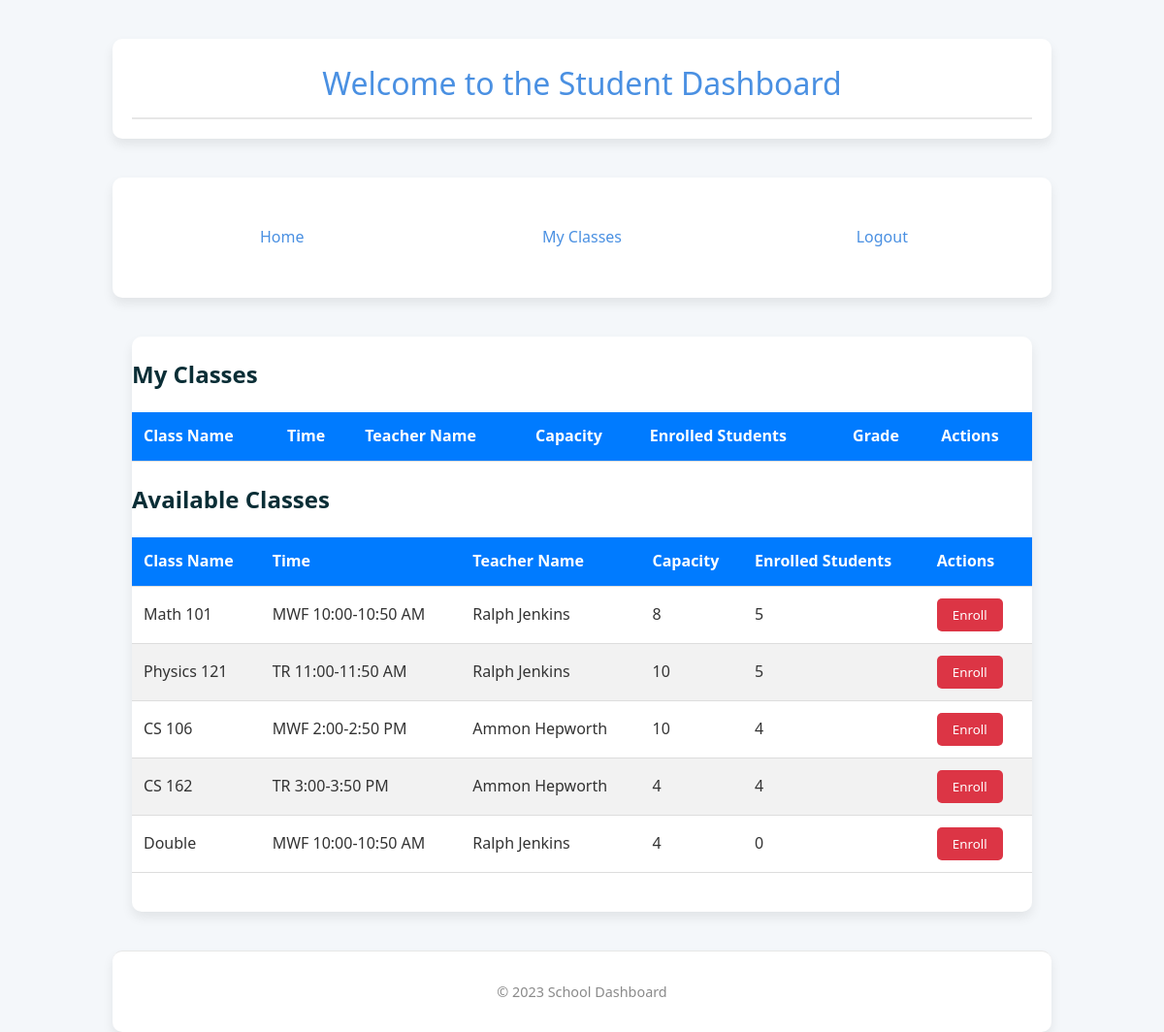
The page /student (signed in) on the database its author committed.
### app/models.py (models this page shows, shortened)
class Course(db.Model):
    id = db.Column(db.Integer, primary_key=True)
    class_name = db.Column(db.String(50), nullable=False)
    time = db.Column(db.String(50), nullable=False)  # Using String for simplicity
    capacity = db.Column(db.Integer, nullable=False)
    teacher_id = db.Column(db.Integer, db.ForeignKey('user.id'), nullable=False)
    @property
    def enrolled_count(self):
        return db.session.query(Enrollment).filter_by(course_id=self.id).count()
    teacher = db.relationship('User', back_populates='taught_courses')
    enrollments = db.relationship('Enrollment', back_populates='course', cascade='all, delete-orphan')

class User(db.Model):
    id = db.Column(db.Integer, primary_key=True)
    name = db.Column(db.String, unique=True, nullable=False)  # renamed from username to name
    type = db.Column(db.String, nullable=False)  # student, teacher
    password = db.Column(db.String(128))
    taught_courses = db.relationship('Course', back_populates='teacher', cascade='all')
    enrollments = db.relationship('Enrollment', back_populates='student', cascade='all, delete-orphan')

### app/views.py (the view)
@views.route('/student')
@login_required
def student_dashboard():
    student_id = session.get('user_id')
    enrolled_classes = Enrollment.query.filter_by(student_id=student_id).join(Course).all()
    enrolled_course_ids = [enrollment.course_id for enrollment in enrolled_classes]
    available_classes = Course.query.filter(~Course.id.in_(enrolled_course_ids)).all()
    return render_template('student/student_landing.html', enrollments=enrolled_classes, courses=available_classes, grades=[e.grade for e in enrolled_classes])

### app/views.py (called while the page is built)
def login_required(f):
    @wraps(f)
    def decorated_function(*args, **kwargs):
        if 'logged_in' not in session:
            return redirect(url_for('auth.login'))
        return f(*args, **kwargs)
    return decorated_function

### app/templates/student/student_landing.html (shortened to what this page needs)
{% extends "base_student.html" %}
{% block content %}
<link rel="stylesheet" href="{{ url_for('static', filename='student_landing.css') }}">
    <h2>My Classes</h2>
    <table>
        <thead>
            <tr>
                <th>Class Name</th>
                <th>Time</th>
                <th>Teacher Name</th>
                <th>Capacity</th>
                <th>Enrolled Students</th>
                <th>Grade</th>
                <th>Actions</th>
            </tr>
        </thead>
    </table>
    <h2>Available Classes</h2>
    <table>
        <thead>
            <tr>
                <th>Class Name</th>
                <th>Time</th>
                <th>Teacher Name</th>
                <th>Capacity</th>
                <th>Enrolled Students</th>
                <th>Actions</th>
            </tr>
        </thead>
        <tbody>
            {% for course in courses %}
            <tr>
                <td>{{ course.class_name }}</td>
                <td>{{ course.time }}</td>
                <td>{{ course.teacher.name }}</td>
                <td>{{ course.capacity }}</td>
                <td>{{ course.enrolled_count }}</td>
                <td>
                    <form action="{{ url_for('views.enroll_class') }}" method="post">
                        <input type="submit" value="Enroll">
                    </form>
                </td>
            </tr>
            {% endfor %}
        </tbody>
    </table>
{% endblock %}

### app/templates/base_student.html (shortened to what this page needs)
<!DOCTYPE html>
<html lang="en">
    <link rel="stylesheet" href="{{ url_for('static', filename='base_student.css') }}">
<head>
</head>
<body>
    <header>
        <h1>Welcome to the Student Dashboard</h1>
    </header>
    <nav>
        <ul>
            <li><a href="{{ url_for('views.student_dashboard') }}">Home</a></li>
            <li><a href="{{ url_for('views.my_classes') }}">My Classes</a></li>
            <li><a href="{{ url_for('auth.logout') }}">Logout</a></li>
        </ul>
    </nav>
    <main>
        {% block content %}{% endblock %}
    </main>
    <footer>
        <p>© 2023 School Dashboard</p>
    </footer>
</body>
</html>

### app/static/base_student.css (style rules this page uses)
body { font-family: 'Segoe UI', Tahoma, Geneva, Verdana, sans-serif; background-color: #f6f7fb; margin: 0; padding: 0; display: flex; flex-direction: column; align-items: center; height: 100vh; }
header, nav, main, footer { width: 80%; max-width: 1200px; margin: 20px 0; background-color: #fff; box-shadow: 0 6px 12px rgba(0, 0, 0, 0.08); padding: 20px; border-radius: 10px; }
header h1 { text-align: center; margin: 0; color: #4a90e2; font-weight: 500; border-bottom: 2px solid #e7e7e7; padding-bottom: 10px; }
nav ul { list-style-type: none; padding: 0; display: flex; justify-content: space-between; }
nav li { margin: 0; flex: 1; text-align: center; }
nav a { display: block; text-decoration: none; color: #4a90e2; padding: 8px 20px; border-radius: 20px; transition: background-color 0.3s, color 0.3s; margin: 5px; }
main { text-align: left; padding: 20px 0; }
footer { border-top: 1px solid #e7e7e7; }
footer p { text-align: center; margin: 10px 0; color: #8a8a8a; font-size: 0.9em; }

### app/static/student_landing.css (style rules this page uses)
body, h2, table, th, td, input { margin: 0; padding: 0; box-sizing: border-box; font-family: 'Segoe UI', Tahoma, Geneva, Verdana, sans-serif; }
body { background-color: #f4f7fa; color: #333; line-height: 1.6; padding: 20px; }
h2 { color: #0a2e36; font-size: 24px; margin-bottom: 20px; }
table { width: 100%; border-collapse: collapse; margin-bottom: 20px; }
thead { background-color: #007bff; color: #ffffff; }
th, td { text-align: left; padding: 12px; border-bottom: 1px solid #dddddd; }
tr:nth-child(even) { background-color: #f2f2f2; }
form { display: flex; justify-content: flex-start; }
input[type='submit'] { padding: 8px 16px; border: none; border-radius: 5px; cursor: pointer; transition: background-color 0.3s ease; }
form input[type='submit'] { background-color: #dc3545; color: white; margin-right: 5px; }

### rows shown on the page
Course: class_name "Math 101", time "MWF 10:00-10:50 AM", teacher.name "Ralph Jenkins", capacity "8", enrolled_count "5"
Course: class_name "Physics 121", time "TR 11:00-11:50 AM", teacher.name "Ralph Jenkins", capacity "10", enrolled_count "5"
Course: class_name "CS 106", time "MWF 2:00-2:50 PM", teacher.name "Ammon Hepworth", capacity "10", enrolled_count "4"
Course: class_name "CS 162", time "TR 3:00-3:50 PM", teacher.name "Ammon Hepworth", capacity "4", enrolled_count "4"
Course: class_name "Double", time "MWF 10:00-10:50 AM", teacher.name "Ralph Jenkins", capacity "4", enrolled_count "0"
